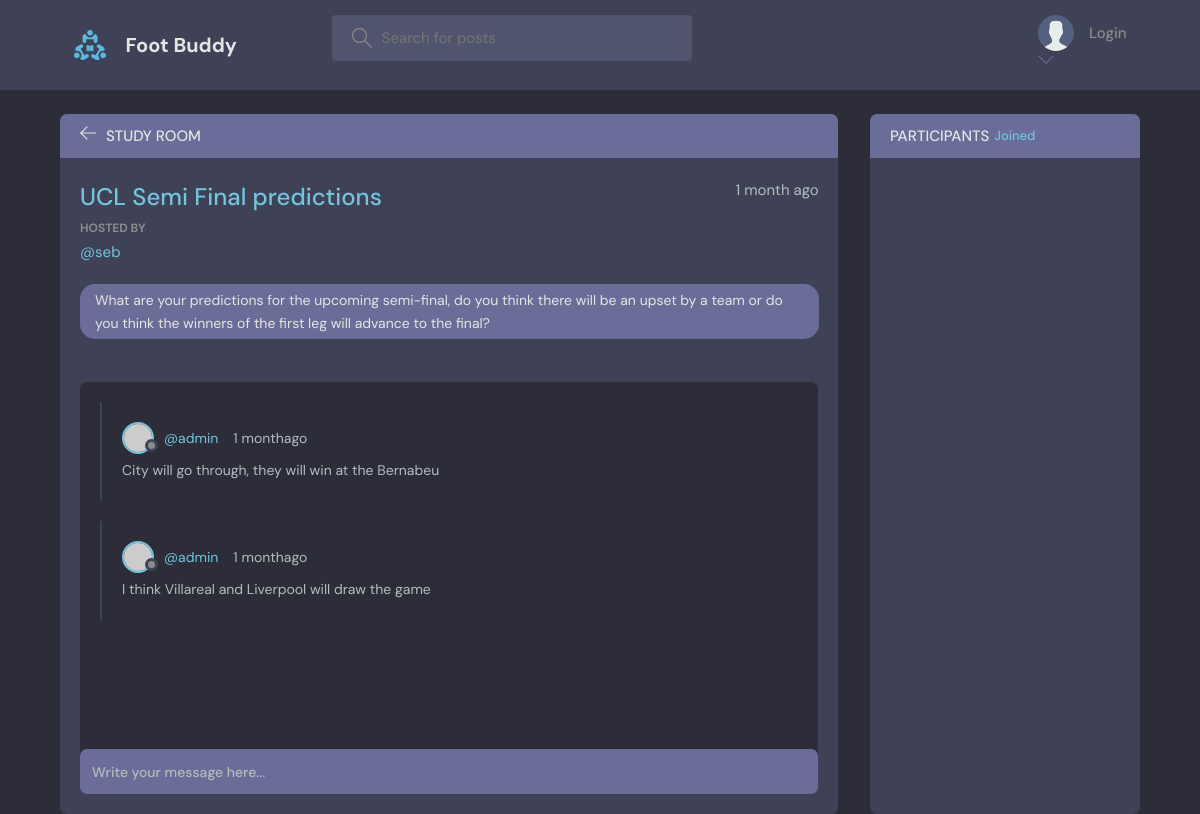
Page /room/2/topic/ on the committed database.
### footbuddyapp/models.py (models this page shows, shortened)
class Topic(models.Model):
    creator = models.ForeignKey(User, on_delete=models.CASCADE)
    room =  models.ForeignKey(Room, on_delete=models.CASCADE)
    title = models.TextField()
    body = models.TextField()
    updated = models.DateTimeField(auto_now=True)
    created = models.DateTimeField(auto_now_add=True)
    class Meta:
        ordering = ['-updated', '-created']

class Message(models.Model):
    sender = models.ForeignKey(User, on_delete=models.CASCADE)
    topic = models.ForeignKey(Topic, on_delete=models.CASCADE, null=True)
    body = models.TextField()
    updated = models.DateTimeField(auto_now=True)
    created = models.DateTimeField(auto_now_add=True)
    class Meta:
        ordering = ['-updated', '-created']

### footbuddyapp/views.py (the view, shortened to what this page needs)
# urls.py: path('room/<str:pk>/topic/', views.topic, name="topic"),
def topic(request, pk):
    topics = Topic.objects.get(id=pk)
    topic_messages = topics.message_set.all()
    messages = Message.objects.all()
    topic = Topic.objects.all()
    context = {'topic':topic,'topics':topics, 'messages':messages, 'topic_messages':topic_messages}
    return render(request, 'topic.html', context)

### templates/topic.html (shortened to what this page needs)
{% include 'main.html' %}
    <main class="profile-page layout layout--2">
      <div class="container">
        <div class="room">
          <div class="room__top">
            <div class="room__topLeft">
              <a href="{% url 'home'%}">
                <svg version="1.1" xmlns="http://www.w3.org/2000/svg" width="32" height="32" viewBox="0 0 32 32">
                  <title>arrow-left</title>
                  <path
                    d="M13.723 2.286l-13.723 13.714 13.719 13.714 1.616-1.611-10.96-10.96h27.625v-2.286h-27.625l10.965-10.965-1.616-1.607z"
                  ></path>
                </svg>
              </a>
              <h3>Study Room</h3>
            </div>
          </div>
          <div class="room__box scroll">
            <div class="room__header scroll">
              <div class="room__info">
                <h3>{{topics.title}}</h3>
                <span>{{topics.created|timesince}} ago</span>
              </div>
              <div class="room__hosted">
                <p>Hosted By</p>
                <a href="{% url 'home' %}" class="room__author">
                  <span>@{{topics.creator}}</span>
                </a>
              </div>
              <span class="room__topics">{{topics.body}}</span>
            </div>
            <div class="room__conversation">
              <div class="threads scroll">
                {% for message in topic_messages %}
                <div class="thread">
                  <div class="thread__top">
                    <div class="thread__author">
                      <a href="{% url 'home' %}" class="thread__authorInfo">
                        <div class="avatar avatar--small">
                          <img src="https://randomuser.me/api/portraits/men/37.jpg" />
                        </div>
                        <span>@{{message.sender}}</span>
                      </a>
                      <span class="thread__date">{{message.created|timesince}}ago</span>
                    </div>
                  </div>
                  <div class="thread__details">
                    {{message.body}}
                  </div>
                </div>
                {% endfor %}
              </div>
            </div>
          </div>
          <div class="room__message">
            <form action="" method="POST">
            <input name="message" placeholder="Write your message here..." /></form>
          </div>
        </div>
        <div class="participants">
          <h3 class="participants__top">Participants <span>{{participants.count}} Joined</span></h3>
          <div class="participants__list scroll">
          </div>
        </div>
      </div>
    </main>

### rows in the picture
Topic: title "UCL Semi Final predictions", created "1 month", creator "seb", body "What are your predictions for the upcoming semi-final, do you think there will be an upset by a team or do you think the winners of the first leg will advance to the final?"
Message: sender "admin", created "1 month", body "City will go through, they will win at the Bernabeu"
Message: sender "admin", created "1 month", body "I think Villareal and Liverpool will draw the game"
